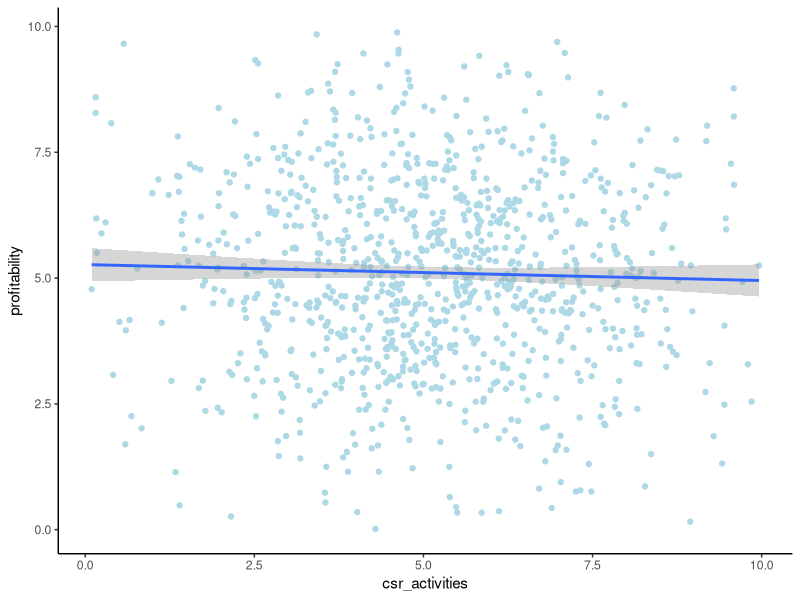
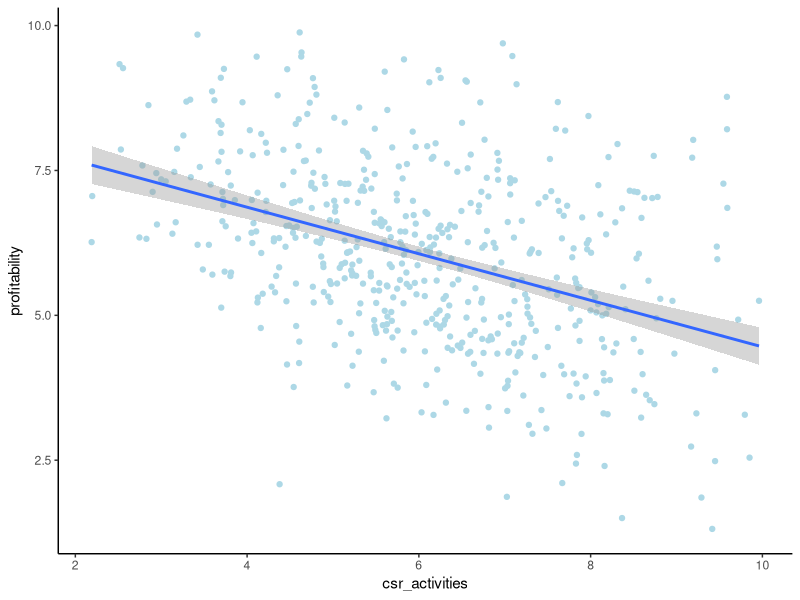
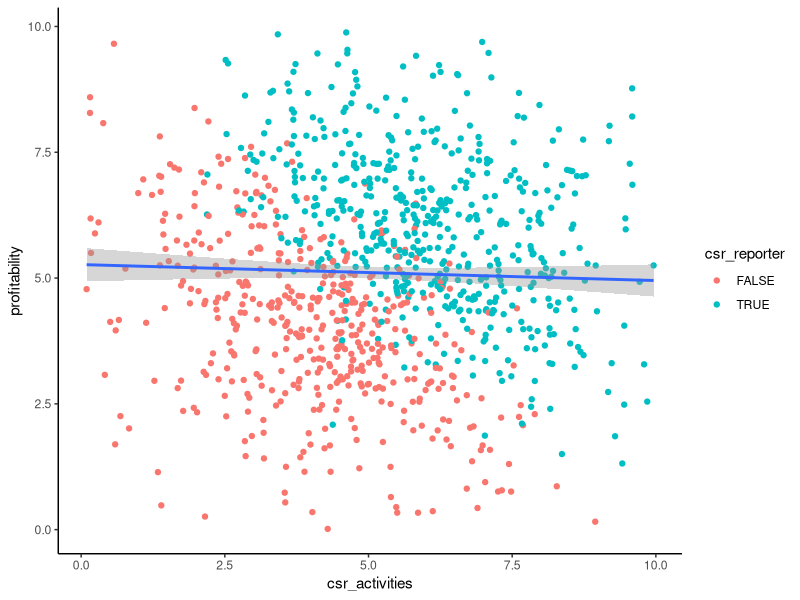

These charts were generated, in order, by the following R code:
# VHB QEAR 20 - Joachim Gassen
# See LICENSE File for details

# This is a small simulation to show the effect of self-selections introducing
# an implicit collider variable on which you (have to) condition your 
# analysis
#install.packages("ggplot2")
#install.packages("tidyverse")
#install.packages("colorspace")

library(colorspace)
library(ggplot2)
library(tidyverse)
library(truncnorm)

smp_size <- 1000

smp <- tibble(
  csr_activities = rtruncnorm(smp_size, 0, 10, 5, 2),
  profitability = rtruncnorm(smp_size, 0, 10, 5, 2),
  csr_reporter = csr_activities + profitability + rnorm(smp_size) > 10
)

ggplot(smp, aes(x = csr_activities, y = profitability)) + 
  geom_point(color = "lightblue") +
  geom_smooth(method = "lm") +
  theme_classic()

ggplot(smp %>% filter(csr_reporter), aes(x = csr_activities, y = profitability)) + 
  geom_point(color = "lightblue") +
  geom_smooth(method = "lm") +
  theme_classic()

ggplot(smp, aes(x = csr_activities, y = profitability)) + 
  geom_point(aes(color = csr_reporter)) +
  geom_smooth(method = "lm") +
  theme_classic()

summary(lm(profitability ~ csr_activities, smp))

summary(lm(profitability ~ csr_activities, smp %>% filter(csr_reporter)))

summary(lm(profitability ~ csr_activities + csr_reporter, smp))

summary(lm(profitability ~ csr_activities*csr_reporter, smp))
